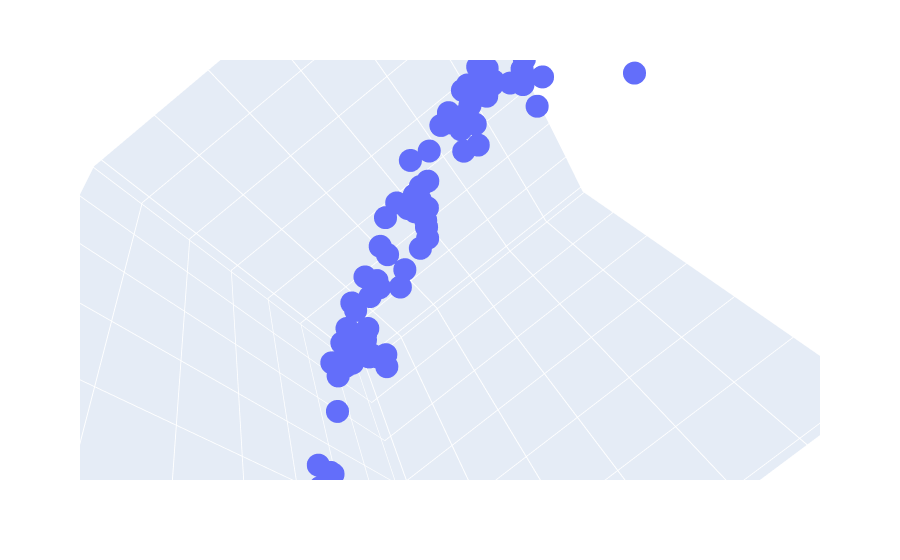

The code cell stored with this chart in its notebook:
### Code cell
import plotly.express as px
df = px.data.iris()
fig = px.scatter_3d(df, x = x.ravel(), y=y.ravel(),z=z.ravel())
fig.show()
